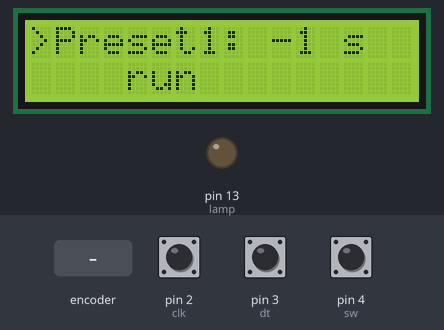
The sketch below on a simulated Arduino Uno, built with avr-gcc and run on an emulated ATmega328P. On the bench: 16×2 character LCD, output pins drawn as LEDs (lit = HIGH). The inputs (shaded band) are chosen by the test bench; at power-on: pin 4 (sw) HIGH, pin 2 (clk) HIGH, pin 3 (dt) HIGH.

Above: at 1.2 s.
1.3 s: pin 4 (sw) pulled LOW for 0.15 s
At 1.8 s:
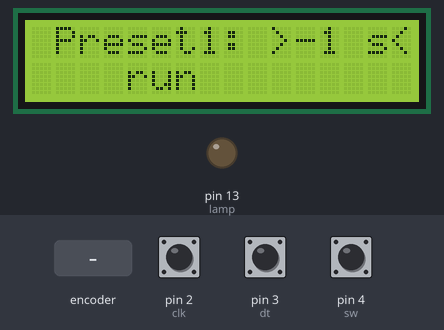
2.9 s: pin 4 (sw) pulled LOW for 1 s
At 3.8 s:
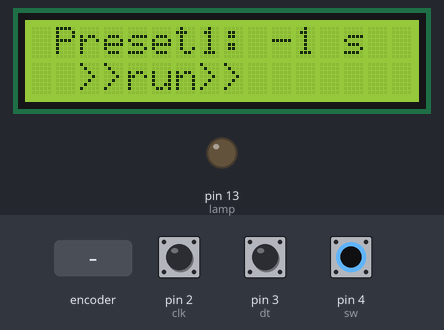
5.4 s: rotary encoder on pin 2 (clk) / pin 3 (dt) turned 1 step (first pin leading)
At 6.0 s:
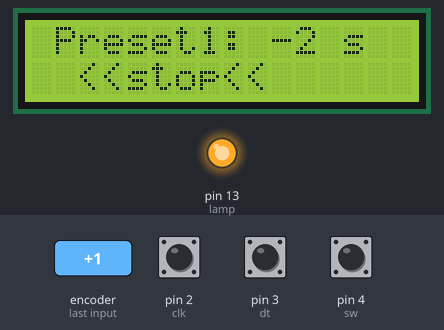
Timing chart, 0 to 8.4 s (numbered marks = the images above; inputs shaded):
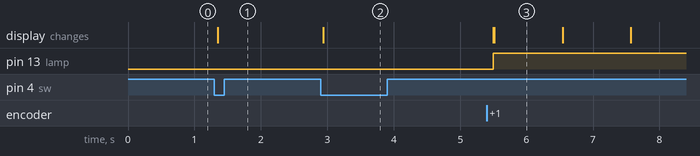

The sketch:

UVLamp.ino
```cpp
//Libraries//
	#include <Arduino-LiquidCrystal-I2C-library-master/LiquidCrystal_I2C.h>
	#include <Wire.h>
	#include <EEPROM.h>
	#include <EEWrap-master/EEWrap.h>
//Variables//
	//Encoder//
		//Pins//
			#define clk 2
			#define dt 3
			#define sw 4
		//Flags and timers//
			long currentTime, loopTime;
			boolean encoder_A, encoder_B, encoder_sw, encoder_A_prev;
			boolean encoder_sw_flag;
	//Relay/MOSFET//
		#define lamp 13
	//Service variables//
		uint16_e preset[3];
		unsigned int presetRun[3] = { 0, 0, 0 };
		char* presetName[3] = {
			"Preset1: ",
			"Preset2: ",
			"Preset3: "
		};
		#define presetLimit 360
		byte choice = 0;
		byte choicePreset = 1;
		unsigned int stepDelay;
		boolean asssignentFlag;
		boolean run = 0;
//Initialization
	LiquidCrystal_I2C lsd(0x3f, 16, 2);
void setup() {
	//PinModes//
		pinMode(clk, INPUT_PULLUP);
		pinMode(dt, INPUT_PULLUP);
		pinMode(sw, INPUT_PULLUP);
		pinMode(lamp, OUTPUT);
	//Begins//
		lsd.begin();
	//Others//
		currentTime = millis();
		loopTime = currentTime;
		//for (int i = 1; i <= 3; i++) preset[i] = 0;
}
void loop() {
	//Workout encoder//
		currentTime = millis();
		if (currentTime >= (loopTime + 5)) {
			encoder_A = !digitalRead(clk);
			encoder_B = !digitalRead(dt);
			if ((!encoder_A) && (encoder_A_prev)) {
				if (encoder_B) {
					if (!run) {
						switch (choice) {
						case 0: if (choicePreset < 3) choicePreset++;
							break;
						case 1:
							switch (choicePreset) {
							case 1: if (preset[1] < presetLimit) preset[1]++;
								break;
							case 2: if (preset[2] < presetLimit) preset[2]++;
								break;
							case 3: if (preset[3] < presetLimit) preset[3]++;
								break;
							}
							break;
						case 2:
							run = true;
						}
					}
				}
				else {
					if (!run) {
						switch (choice) {
						case 0: if (choicePreset > 1) choicePreset--;
							break;
						case 1:
							switch (choicePreset) {
							case 1: if (preset[1] > 0) preset[1]--;
								break;
							case 2: if (preset[2] > 0) preset[2]--;
								break;
							case 3: if (preset[3] > 0) preset[3]--;
								break;
							}
							break;
						}
					}
					if (run) run = false;
				}
			}
			encoder_A_prev = encoder_A;
			loopTime = currentTime;
		}
		if (!run) {
			encoder_sw = !digitalRead(sw);
			if (encoder_sw && !encoder_sw_flag) {
				encoder_sw_flag = 1;
				if (choice != 2) choice++;
				else choice = 0;
			}
			if (!encoder_sw && encoder_sw_flag) {
				encoder_sw_flag = 0;
			}
		}
	//Workout LCD//
		if (!run) {
			switch (choice) {
			case 0:
				switch (choicePreset) {
				case 1: printChoicePreset(0, preset[1]);
					break;
				case 2: printChoicePreset(1, preset[2]);
					break;
				case 3: printChoicePreset(2, preset[3]);
					break;
				}
				break;
			case 1:
				switch (choicePreset) {
				case 1: printChoiceTime(0, preset[1]);
					break;
				case 2: printChoiceTime(1, preset[2]);
					break;
				case 3: printChoiceTime(2, preset[3]);
					break;
				}
				break;
			case 2:
				switch (choicePreset) {
				case 1: printDisplaySet(0, preset[1]);
					break;
				case 2: printDisplaySet(1, preset[2]);
					break;
				case 3: printDisplaySet(2, preset[3]);
					break;
				}
			}
		}
		else {
			switch (choicePreset) {
			case 1: printDisplayRunning(0, presetRun[1]);
				break;
			case 2: printDisplayRunning(1, presetRun[2]);
				break;
			case 3: printDisplayRunning(2, presetRun[3]);
				break;
			}
		}
	//Operation with variables//
		if (run) {
			if (asssignentFlag) for (int i = 1; i <= 3; i++) presetRun[i] = preset[i];
			asssignentFlag = false;
			if (millis() - stepDelay >= 1000) {
				switch (choicePreset) {
				case 1: if (presetRun[1] <= 0) run = false;
					presetRun[1]--;
					break;
				case 2: if (presetRun[2] <= 0) run = false;
					presetRun[2]--;
					break;
				case 3: if (presetRun[3] <= 0) run = false;
					presetRun[3]--;
					break;
				}
				stepDelay = millis();
			}
		}
		else asssignentFlag = true;
	//Workout UV lamp//
		if (run) digitalWrite(lamp, HIGH);
		else digitalWrite(lamp, LOW);
}
void printChoicePreset (int cn, int cp) {
	lsd.setCursor(0, 0);
	lsd.print(">");
	lsd.print(presetName[cn]);
	lsd.print(cp);
	lsd.print(" s   ");
	lsd.setCursor(2, 1);
	lsd.print("  run  ");
}
void printChoiceTime(int cn, int cp) {
	lsd.setCursor(0, 0);
	lsd.print(" ");
	lsd.print(presetName[cn]);
	lsd.print(">");
	lsd.print(cp);
	lsd.print(" s<    ");
	lsd.setCursor(2, 1);
	lsd.print("  run  ");
}
void printDisplaySet(int cn, int cp) {
	lsd.setCursor(0, 0);
	lsd.print(" ");
	lsd.print(presetName[cn]);
	lsd.print(cp);
	lsd.print(" s    ");
	lsd.setCursor(2, 1);
	lsd.print(">>run>> ");
}
void printDisplayRunning(int cn, int cp) {
	lsd.setCursor(0, 0);
	lsd.print(" ");
	lsd.print(presetName[cn]);
	lsd.print(cp);
	lsd.print(" s    ");
	lsd.setCursor(2, 1);
	lsd.print("<<stop<<");
}
```

Measured:
- after the input at 1.3 s, the display: changes after 0.05 s (image 1)
- after the input at 2.9 s, the display: changes at once (image 2)
- after the input at 5.4 s, pin 13 (lamp): LOW → HIGH after 0.10 s; the display: first changes after 0.10 s (image 3 shows a later state)
- what the display in image 3 shows lasts 1.0 s, from 5.5 s to 6.5 s
